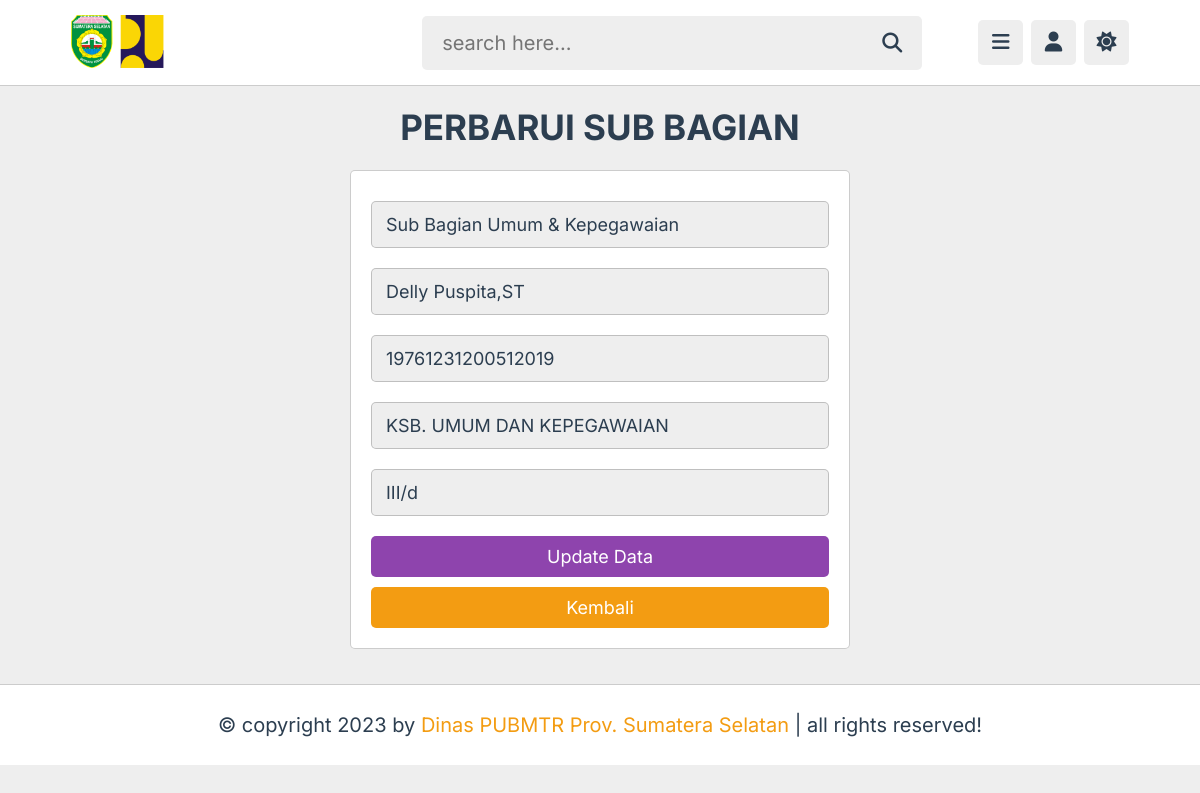
The page /admin/update_subbagian.php?update=1 (signed in) on the database its author committed.
### tables this page shows
CREATE TABLE `subbagian` (
  `id_sub` int(10) NOT NULL,
  `nama_sub` varchar(100) NOT NULL,
  `kepala_sub` varchar(100) NOT NULL,
  `nip_kepala` varchar(20) NOT NULL,
  `jabatan` varchar(100) NOT NULL,
  `pangkat` varchar(20) NOT NULL
);

### admin/update_subbagian.php (the view, shortened to what this page needs)
<?php
@include '../config.php';
 ?>
<!DOCTYPE html>
<html lang="en">
<head>
    <link rel="stylesheet" href="https://cdnjs.cloudflare.com/ajax/libs/font-awesome/6.2.0/css/all.min.css">
    <link rel="stylesheet" href="../css/admin_style.css">
</head>
<body>
<?php include 'header.php'; ?>
<section class="update-data">
   <h1 class="title">Perbarui Sub Bagian</h1>
   <?php
      $update_id = $_GET['update'];
      $select_subbagian = $conn->prepare("SELECT * FROM `subbagian` WHERE id_sub = ?");
      $select_subbagian->execute([$update_id]);
      if($select_subbagian->rowCount() > 0){
         while($fetch_subbagian = $select_subbagian->fetch(PDO::FETCH_ASSOC)){
   ?>
   <form action="" method="post" enctype="multipart/form-data">
      <input type="text" name="nama_sub" placeholder="Masukkan nama sub bagian" required class="box" value="<?= $fetch_subbagian['nama_sub']; ?>">
      <input type="text" name="kepala_sub" placeholder="Masukkan kepala sub bagian" required class="box" value="<?= $fetch_subbagian['kepala_sub']; ?>">
      <input type="text" name="nip_kepala" placeholder="Masukkan NIP kepala sub bagian" required class="box" value="<?= $fetch_subbagian['nip_kepala']; ?>">
      <input type="text" name="jabatan" placeholder="Masukkan jabatan" required class="box" value="<?= $fetch_subbagian['jabatan']; ?>">
      <input type="text" name="pangkat" placeholder="Masukkan pangkat" required class="box" value="<?= $fetch_subbagian['pangkat']; ?>">
         <input type="submit" class="btn" value="update data" name="update_data">
         <a href="subbagian.php" class="option-btn">Kembali</a>
   </form>
   <?php
         }
      }else{
         echo '<p class="empty"Sub Bagian tidak ditemukan!</p>';
      }
   ?>
</section>
<?php include 'footer.php'; ?>
</body>
</html>

### css/admin_style.css (style rules this page uses)
:root { --main-color: #8e44ad; --red: #e74c3c; --orange: #f39c12; --white: #fff; --black: #2c3e50; --light-color: #888; --light-bg: #eee; --border: 0.1rem solid rgba(0, 0, 0, 0.2); --border-table: 0.1rem solid rgba(10, 10, 10, 0.646); }
* { font-family: 'Inter', sans-serif; margin: 0; padding: 0; box-sizing: border-box; outline: none; border: none; text-decoration: none; }
html { font-size: 62.5%; overflow-x: hidden; }
body { background-color: var(--light-bg); padding-left: 30rem; }
section { padding: 2rem; max-width: 1200px; margin: 0 auto; }
.btn, .option-btn, .delete-btn, .inline-btn, .inline-option-btn, .inline-delete-btn { border-radius: 0.5rem; padding: 1rem 3rem; font-size: 1.8rem; color: #fff; margin-top: 1rem; text-transform: capitalize; cursor: pointer; text-align: center; }
.btn, .option-btn, .delete-btn { display: block; width: 100%; }
.btn, .inline-btn { background-color: var(--main-color); }
.option-btn, .inline-option-btn { background-color: var(--orange); }
.title { text-align: center; margin-bottom: 2.2rem; text-transform: uppercase; color: var(--black); font-size: 3.5rem; }
.update-data form { max-width: 50rem; padding: 2rem; margin: 0 auto; text-align: center; border: var(--border); box-shadow: var(--box-shadow); background-color: var(--white); border-radius: 0.5rem; }
.update-data form .box { width: 100%; border: var(--border); background-color: var(--white); border-radius: 0.5rem; background-color: var(--light-bg); padding: 1.2rem 1.4rem; font-size: 1.8rem; color: var(--black); margin: 1rem 0; }
@media (max-width: 1200px) { body { padding-left: 0; } }

### rows shown on the page
subbagian: nama_sub "Sub Bagian Umum & Kepegawaian", kepala_sub "Delly Puspita,ST", nip_kepala "19761231200512019", jabatan "KSB. UMUM DAN KEPEGAWAIAN", pangkat "III/d"
